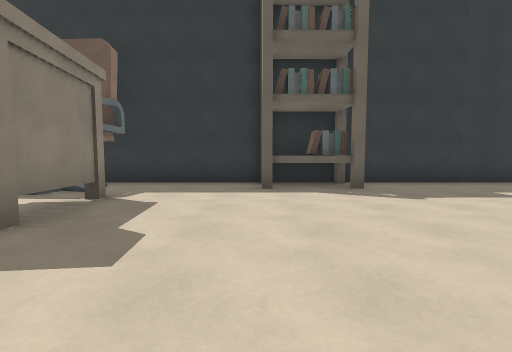
[1] (above)

12 first-person views from a walk through a Godot game level. The camera is 1.2 m above the floor, tilts 4° down and sees 90° across. The floor is counted in squares, 2 m on a side. Each view is taken from the middle of a square. On the plan, view 1 faces up. The plan holds only what a view shows up to about 9 squares ahead; the rest is blank. The place goes on beyond the plan. Characters and animated objects are not drawn. Surface patterns are stand-ins for the level's own textures.

[2]
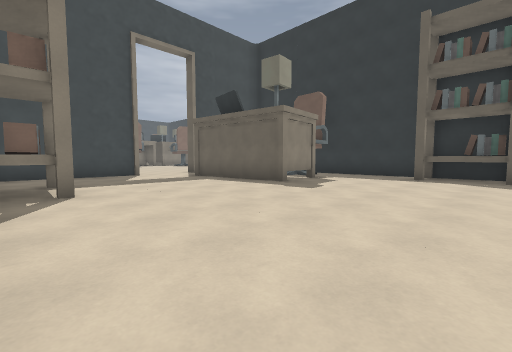

[3]
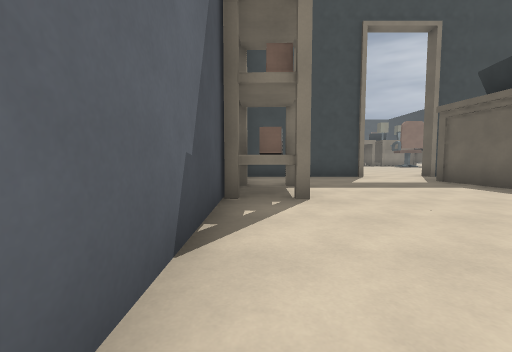

[4]
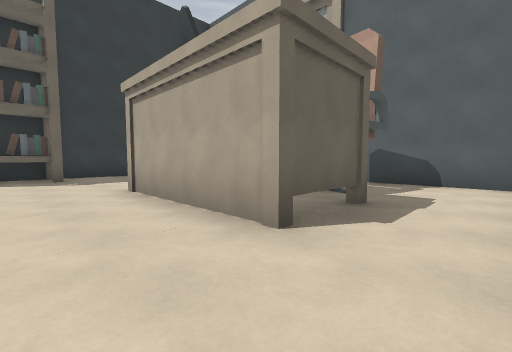

[5]
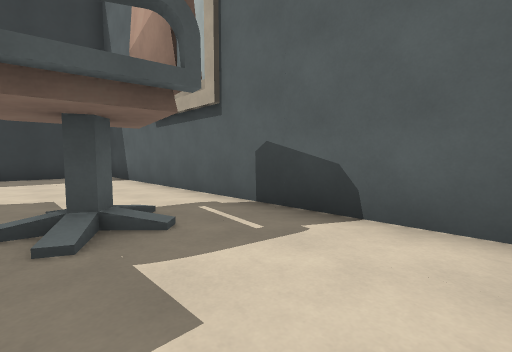

[6]
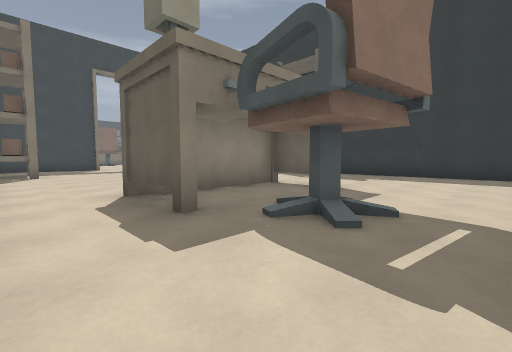

[7]
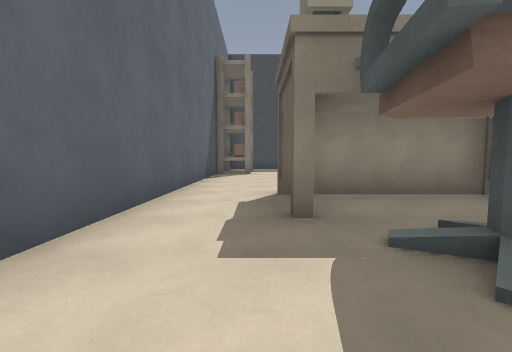

[8]
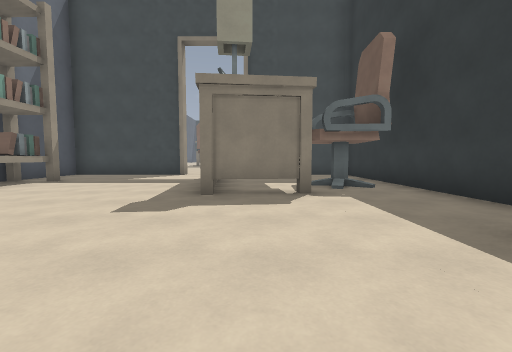

[9]
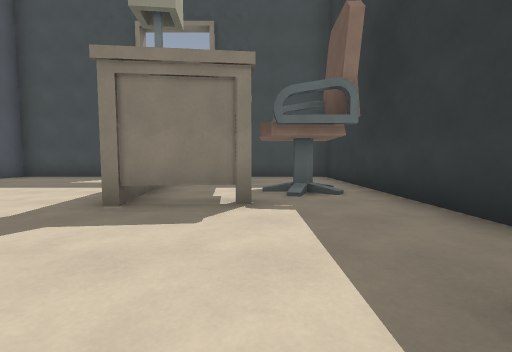

[10]
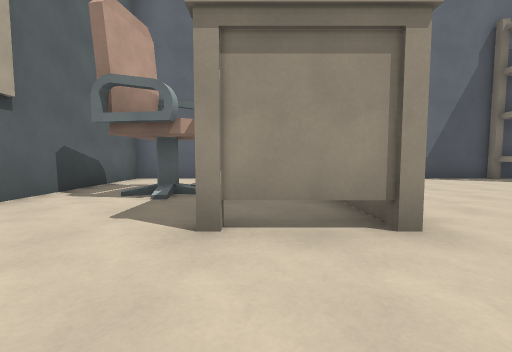

[11]
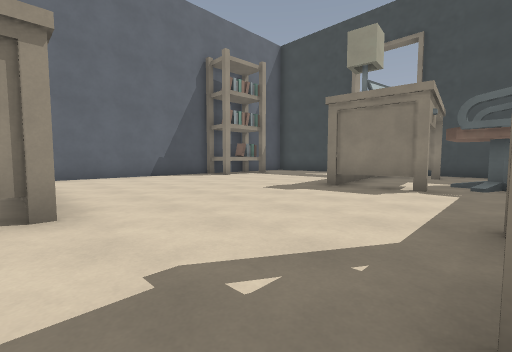

[12]
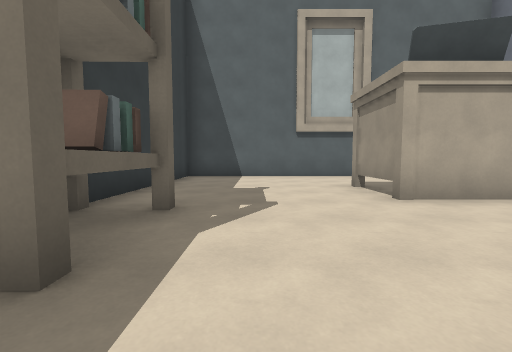

### Floor plan
Key: @ floor where view 1 was taken; # wall or solid block; . floor; ^ raised ledge; B books; C chair.
Columns run from 8 left of view 1 to 8 right of it. Each row starts with its distance up from view 1.
  6  #########B######
  5  #..C...#B#.....#
  4  #..............#
  3  ##...#.........#
  2 ..#####....##...#
  1 ...........#....#
  0  #......@..#.CC.#
 -1  #.........#....#
 -2  #.........##...#
 -3  #.#B^..........#
 -4  ### ############

Where each view was taken, in squares from view 1:
view 1: 0 up, 0 right, facing up
view 2: 3 down, 2 right, facing up-left
view 3: 3 down, 1 right, facing left
view 4: 3 down, 1 right, facing up-right
view 5: 3 down, 5 right, facing up-right
view 6: 3 down, 7 right, facing up-left
view 7: 2 down, 7 right, facing left
view 8: 3 up, 2 right, facing left
view 9: 4 up, 1 right, facing left
view 10: 4 up, 4 right, facing down
view 11: 5 up, 3 right, facing down-left
view 12: 4 up, 1 left, facing right
